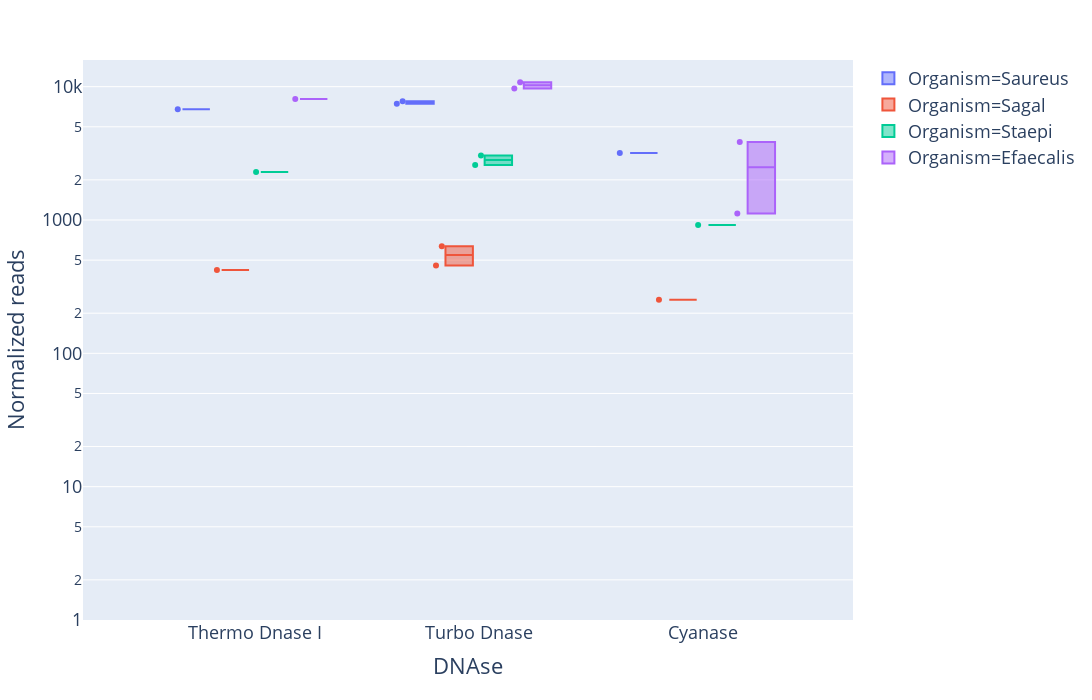

Notebook code cell kept with this figure:
### Code cell
org_list = ['Saureus', 'Sagal', 'Staepi', 'Efaecalis']
fig = px.box(merged_melt[(merged_melt['Pool'] == 'Pool 7') & (merged_melt['Organism'].isin(org_list)) & ~(merged_melt['Normalized reads'] == 0)],
             x='DNAse', y='Normalized reads', color='Organism',
             log_y=True, points='all', hover_data=['Accession'])
fig.update_layout(height=700, width=1400, font=dict(size=18))
fig.update_yaxes(range=[0, 4.2])
fig.show()
fig.write_html('plots/Organism_normalized_reads_pool7.html')

### Figure 1 — Plotly figure (JSON) as saved in the notebook; plotly's stock layout.template omitted (floating-point values rounded to 4 significant figures)
{"data": [{"alignmentgroup": "True", "boxpoints": "all", "customdata": [["IDBD-D101199"], ["IDBD-D101209"], ["IDBD-D101210"], ["IDBD-D101219"]], "hoverlabel": {"namelength": 0}, "hovertemplate": "Organism=Saureus<br>DNAse=%{x}<br>Normalized reads=%{y}<br>Accession=%{customdata[0]}", "legendgroup": "Organism=Saureus", "marker": {"color": "#636efa"}, "name": "Organism=Saureus", "notched": false, "offsetgroup": "Organism=Saureus", "orientation": "v", "showlegend": true, "type": "box", "x": ["Thermo Dnase I", "Turbo Dnase", "Turbo Dnase", "Cyanase"], "x0": " ", "xaxis": "x", "y": [6773.0, 7785.0, 7445.0, 3183.0], "y0": " ", "yaxis": "y"}, {"alignmentgroup": "True", "boxpoints": "all", "customdata": [["IDBD-D101199"], ["IDBD-D101209"], ["IDBD-D101210"], ["IDBD-D101219"]], "hoverlabel": {"namelength": 0}, "hovertemplate": "Organism=Sagal<br>DNAse=%{x}<br>Normalized reads=%{y}<br>Accession=%{customdata[0]}", "legendgroup": "Organism=Sagal", "marker": {"color": "#EF553B"}, "name": "Organism=Sagal", "notched": false, "offsetgroup": "Organism=Sagal", "orientation": "v", "showlegend": true, "type": "box", "x": ["Thermo Dnase I", "Turbo Dnase", "Turbo Dnase", "Cyanase"], "x0": " ", "xaxis": "x", "y": [422.1, 634.4, 456.6, 251.8], "y0": " ", "yaxis": "y"}, {"alignmentgroup": "True", "boxpoints": "all", "customdata": [["IDBD-D101199"], ["IDBD-D101209"], ["IDBD-D101210"], ["IDBD-D101219"]], "hoverlabel": {"namelength": 0}, "hovertemplate": "Organism=Staepi<br>DNAse=%{x}<br>Normalized reads=%{y}<br>Accession=%{customdata[0]}", "legendgroup": "Organism=Staepi", "marker": {"color": "#00cc96"}, "name": "Organism=Staepi", "notched": false, "offsetgroup": "Organism=Staepi", "orientation": "v", "showlegend": true, "type": "box", "x": ["Thermo Dnase I", "Turbo Dnase", "Turbo Dnase", "Cyanase"], "x0": " ", "xaxis": "x", "y": [2296.0, 3042.0, 2584.0, 917.2], "y0": " ", "yaxis": "y"}, {"alignmentgroup": "True", "boxpoints": "all", "customdata": [["IDBD-D101199"], ["IDBD-D101209"], ["IDBD-D101210"], ["IDBD-D101219"], ["IDBD-D101220"]], "hoverlabel": {"namelength": 0}, "hovertemplate": "Organism=Efaecalis<br>DNAse=%{x}<br>Normalized reads=%{y}<br>Accession=%{customdata[0]}", "legendgroup": "Organism=Efaecalis", "marker": {"color": "#ab63fa"}, "name": "Organism=Efaecalis", "notched": false, "offsetgroup": "Organism=Efaecalis", "orientation": "v", "showlegend": true, "type": "box", "x": ["Thermo Dnase I", "Turbo Dnase", "Turbo Dnase", "Cyanase", "Cyanase"], "x0": " ", "xaxis": "x", "y": [8081.0, 9688.0, 10810.0, 3848.0, 1116.0], "y0": " ", "yaxis": "y"}], "layout": {"boxmode": "group", "font": {"size": 18}, "height": 700, "legend": {"tracegroupgap": 0}, "margin": {"t": 60}, "width": 1400, "xaxis": {"anchor": "y", "autorange": true, "domain": [0, 1], "range": [-0.7642, 2.672], "title": {"text": "DNAse"}, "type": "category"}, "yaxis": {"anchor": "x", "domain": [0, 1], "range": [0, 4.2], "title": {"text": "Normalized reads"}, "type": "log"}}}
